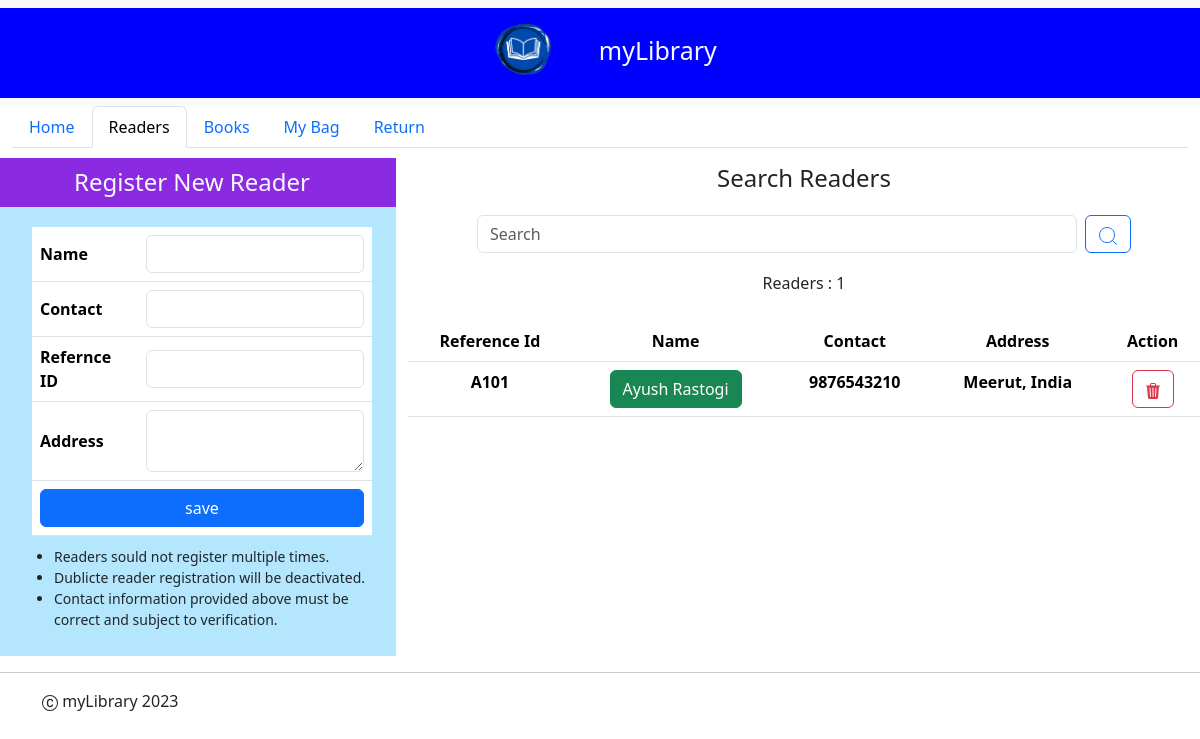
The page /readers on the database its author committed.
### myLibrary_app/models.py (models this page shows, shortened)
class reader(models.Model):
    reference_id=models.CharField(max_length=200)
    reader_name=models.CharField(max_length=200)
    reader_contact=models.IntegerField()
    reader_address=models.TextField()
    active=models.BooleanField(default=True)

### myLibrary_app/views.py (the view)
# urls.py: path('readers',readers),
def readers(request):
    if 'search' in request.POST:
        searchitem=request.POST['search']
        readers =reader.objects.filter(reference_id__icontains=searchitem)
    else:
        readers =reader.objects.all().order_by('reference_id')
    return render(request,"readers.html",context={'current_tab' : "readers",'readers':readers})

### myLibrary_app/Templates/readers.html (shortened to what this page needs)
<!DOCTYPE html>
{% extends "index.html" %}
{% load static %}
{% block main_content %}
<div class="container-flex text-center justify-content-center align-items-center" style="">
    <div class="row justify-content-center align-items-center" style="margin-top: 10px;">
        <div class="col-md-4 text-light" style="background-color: blueviolet">
            <h4 style="margin: 10px;">Register New Reader</h4>
        </div>
        <div class="col-md-8">
            <h4 style="">Search Readers</h4>
        </div>
    </div>
    <div class="row">
        <div class="col-md-4" style="background-color: rgb(180, 230, 253);">
            <div class="container" style="overflow-y: auto;height: auto;margin: 10px;">
                <form class="d-flex" action="readers/add" method="POST">
                    <table class="table" style="margin: 10px;">
                        <tbody>
                            <tr style="text-align:left;vertical-align: middle;padding: 15px;">
                                <th><label >Name</label></th>
                                <th><input type="text" class="form-control" name="reader_name"></th>
                            </tr>
                            <tr style="text-align:left;vertical-align: middle;padding: 15px;">
                                <th><label >Contact</label></th>
                                <th><input type="text" class="form-control" name="reader_contact"></th>
                            </tr>
                            <tr style="text-align:left;vertical-align: middle;padding: 15px;">
                                <th><label >Refernce ID</label></th>
                                <th><input type="text" class="form-control" name="reference_id"></th>
                            </tr>
                            <tr style="text-align:left;vertical-align: middle;padding: 15px;">
                                <th><label >Address</label></th>
                                <th><textarea type="text" class="form-control" name="reader_address"></textarea></th>
                            </tr>
                            <tr>
                                <th colspan="2"><button class="btn btn-primary" type="submit" style="width: 100%;">save</button></th>
                            </tr>
                        </tbody>
                    </table>
                </form>
                <ul style="text-align: left;">
                    <small>
                    <li>Readers sould not register multiple times.</li>
                    <li>Dublicte reader registration will be deactivated.</li>
                    <li>Contact information provided above must be correct and subject to verification.</li>
                    </small>
                </ul>
            </div>
        </div>
        <div class="col-md-8">
            <div class="row" >
                <div class="navbar bg-body-light">
                    <div class="container-fluid justify-content-center align-items-center">
                        <form class="d-flex" action="readers" role="search" method="POST">
                            <input class="form-control me-2" type="search" name="search" placeholder="Search" aria-label="Search" style="width: 600px;">
                            <button class="btn btn-outline-primary" type="submit">
                            </button>
                        </form>
                    </div>
                </div>
            </div>
            <div class="row" style="margin-top: 10px;">
                <p>Readers : {{ readers | length }}</p>
            </div>
            <div class="row" style="margin-top: 10px;">
                <div class="container" style="overflow-y: auto;">
                    <table class="table table-hover">
                        <thead>
                            <tr>
                                <th>Reference Id</th>
                                <th>Name</th>
                                <th>Contact</th>
                                <th>Address</th>
                                <th>Action</th>
                            </tr>
                        </thead>
                        <tbody>
                            {% for reader in readers %}
                                <tr>
                                    <th>{{reader.reference_id}}</th>
                                    <th>
                                        {% if reader.active %}
                                            <span class="btn btn-success">{{reader.reader_name}}</span>
                                        {% else %}
                                            <span class="btn btn-secondary">{{reader.reader_name}}</span>
                                        {% endif %}
                                    </th>
                                    <th>{{reader.reader_contact}}</th>
                                    <th>{{reader.reader_address}}</th>
                                    <th>
                                        <form action="readers/delete" method="POST">
                                            <button type="submit" class="btn btn-outline-danger"></button>
                                        </form>
                                    </th>
                                </tr>
                            {% endfor %}
                        </tbody>
                    </table>
                </div>
            </div>
        </div>
    </div>
</div>
{% endblock %}

### rows shown on the page
reader: reference_id "A101", reader_name "Ayush Rastogi", reader_contact "9876543210", reader_address "Meerut, India"

### other values the page prints
{{ readers | length }} "1"
